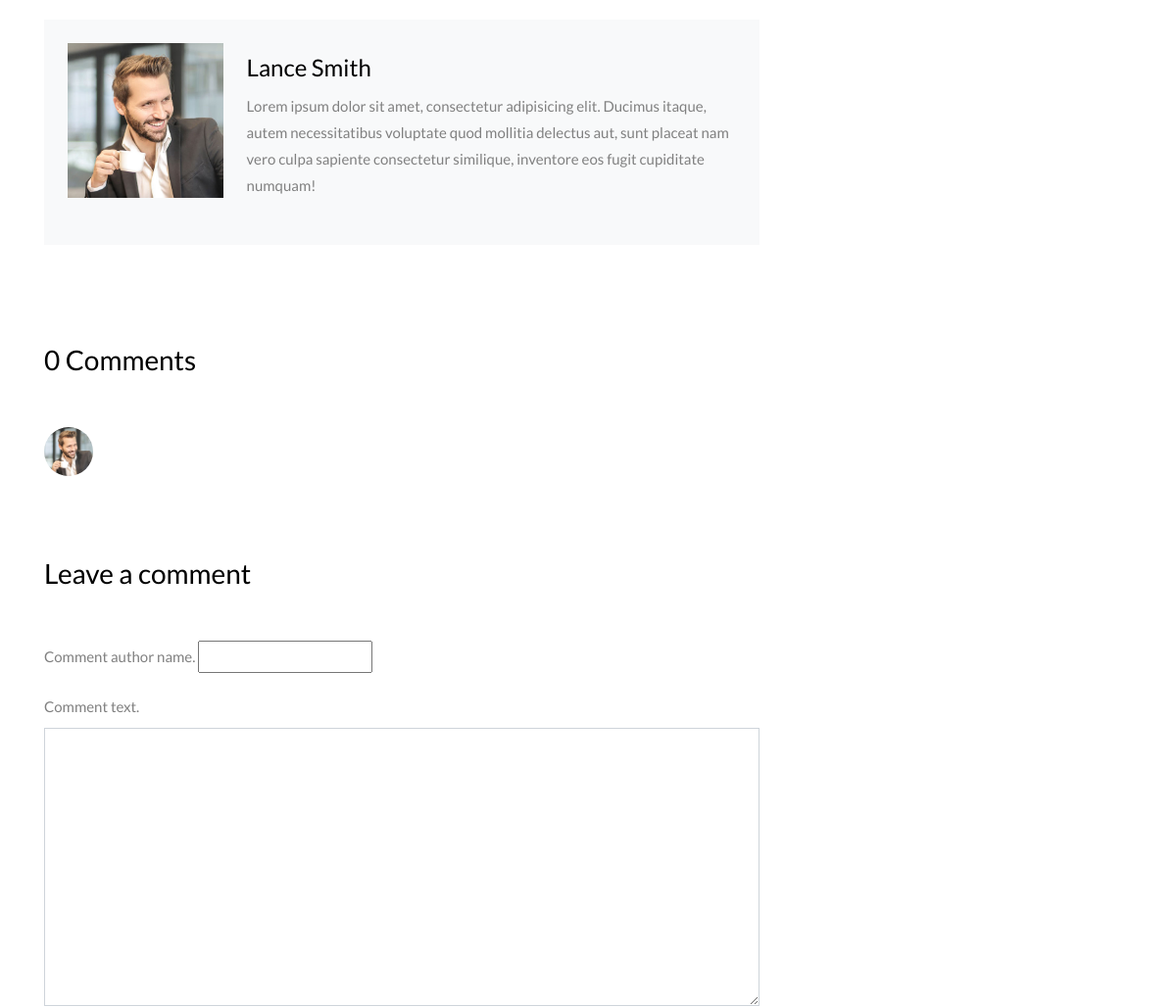
Page /blog/blogsingle/1/ (middle part) on the earlier database version.
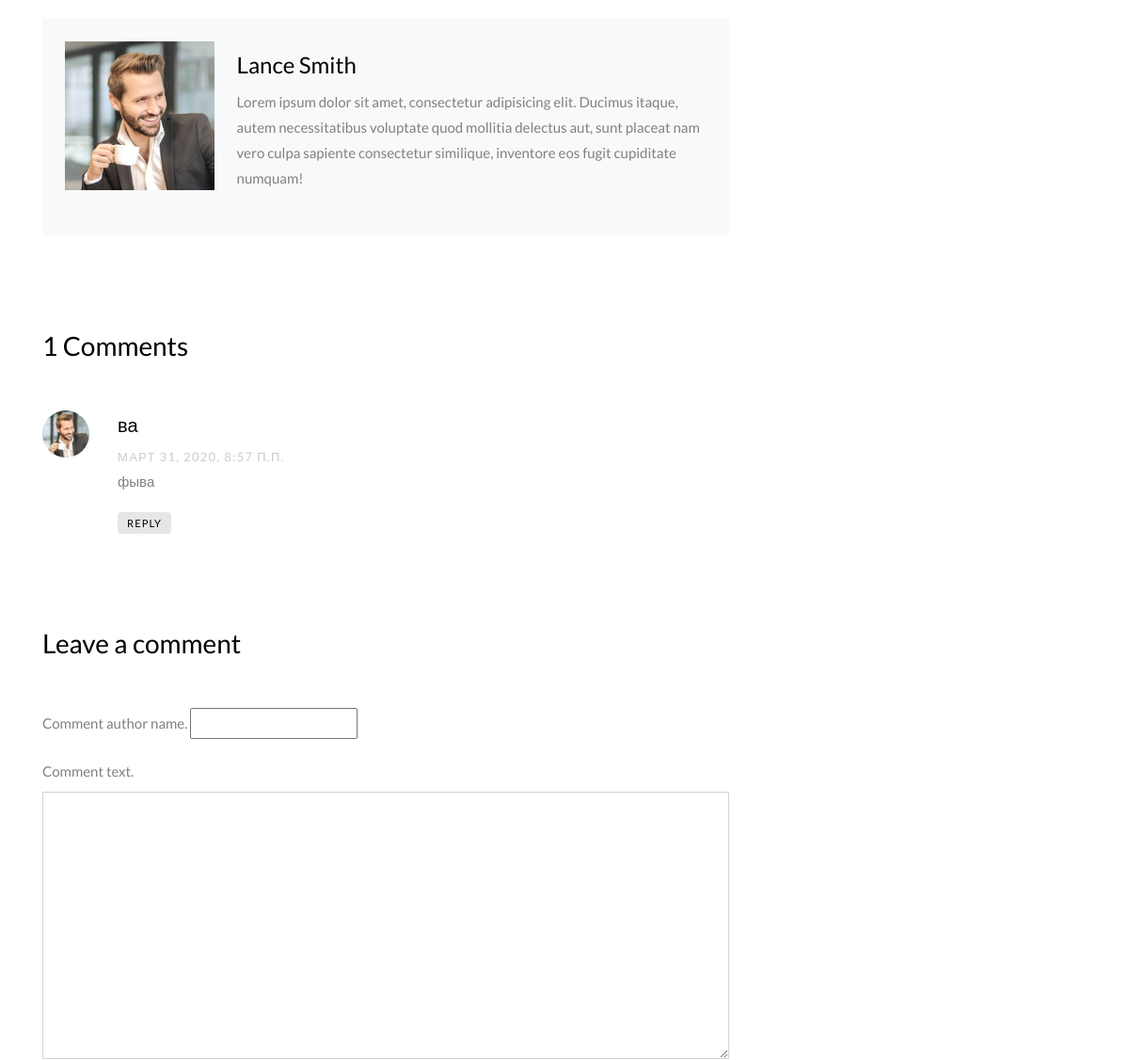
Same page on the later database version.
### blog/models.py (models this page shows, shortened)
class Article(models.Model):
    def path_uploa(self, filename):
        return os.path.join(
            "articles",
            strftime("%Y/%m"),
            self.name.replace(" ", "_"),
            filename,
        )
    name = models.CharField(max_length=100, verbose_name="Article name.")
    description = models.TextField(verbose_name="Article text.")
    author = models.CharField(max_length=20, verbose_name="Author name.")
    image = models.ImageField(
        upload_to=path_uploa, verbose_name="Article image."
    )
    add_time = models.DateTimeField(
        auto_now_add=True, verbose_name="Post time."
    )
    is_active = models.BooleanField(
        default=True, verbose_name="Active article."
    )
    class Meta:
        db_table = "articles"
        verbose_name = "Article for blog"
        verbose_name_plural = "Articles for blog"

class Comment(models.Model):
    comment_article = models.ForeignKey(Article, on_delete=models.CASCADE, related_name="comment")
    comment_author = models.CharField(
        max_length=20, verbose_name="Comment author name."
    )
    comment_text = models.CharField(
        max_length=255, verbose_name="Comment text."
    )
    add_time = models.DateTimeField(
        auto_now_add=True, verbose_name="Comment post time."
    )
    class Meta:
        db_table = "articles_comments"
        verbose_name = "Comment for article"
        verbose_name_plural = "Comments for article"

### blog/views.py (the view, shortened to what this page needs)
# urls.py: path("blogsingle/<int:article_id>/", blog.blog_single, name="blogsingle"),
def blog_single(request, article_id):
    blogpost = Article.objects.get(id=article_id)
    blogrecent = Article.objects.all().order_by('-add_time')[:3]
    last_comment = blogpost.comment.all().order_by('-id')[:10]
    comment_form = CommentForm(
        initial={
            "comment_article": blogpost
        }
    )
    context = {
        "blogsingle": blogpost,
        "blogrecent": blogrecent,
        "last_comment": last_comment,
        "comment_form": comment_form
    }
    return render(request, "blog-single.html", context)

### blog/forms.py (shortened to what this page needs)
class CommentForm(forms.ModelForm):
    class Meta:
        model = models.Comment
        fields = "__all__"
        exclude = ["add_time"]
        widgets = {
            "comment_article": forms.HiddenInput(),
            "comment_text": forms.Textarea(
                attrs={
                    "id": "message",
                    "class": "form-control"
                }
            )
        }

### e_shop/templatetags/tags.py (called while the page is built)
@register.simple_tag
def media(value):
    return settings.MEDIA_URL + value.name

### blog/templates/blog-single.html (shortened to what this page needs)
{% extends "base.html" %}
{% load static tags %}
{% block blogsingle %}
{% include "blog_modules/bs-article.html" %}
            <div class="about-author d-flex p-4 bg-light">
              <div class="bio align-self-md-center mr-4">
                <img src="{% static 'e_shop/img/person_1.jpg' %}" alt="Image placeholder" class="img-fluid mb-4">
              </div>
              <div class="desc align-self-md-center">
                <h3>Lance Smith</h3>
                <p>Lorem ipsum dolor sit amet, consectetur adipisicing elit. Ducimus itaque, autem necessitatibus voluptate quod mollitia delectus aut, sunt placeat nam vero culpa sapiente consectetur similique, inventore eos fugit cupiditate numquam!</p>
              </div>
            </div>
{% include "blog_modules/bs-leave-a-comments.html"%}
{% include "blog_modules/bs-categoryes.html" %}
          </div>
        </div>
      </div>
    </section>
{% endblock %}

### blog/templates/blog_modules/bs-leave-a-comments.html (shortened to what this page needs)
{% load static %}
<div class="pt-5 mt-5">
    <h3 class="mb-5">{{blogsingle.comment.all.count}} Comments</h3>
    {% include "blog_modules/bs-commentslist.html" %}
    <div class="comment-form-wrap pt-5">
        <h3 class="mb-5">Leave a comment</h3>
        <form action="{% url 'blogsingle' blogsingle.id %}" method="POST"   >
            <div class="form-group">
                <label for="name">{{comment_form.comment_author.label}}</label>
                {{comment_form.comment_author}}
            </div>
            <div class="form-group">
                <label for="message">{{comment_form.comment_text.label}}</label>
                {{comment_form.comment_text}}
            </div>
        </form>
    </div>
</div>

### blog/templates/blog_modules/bs-commentslist.html
{% load static %}
<ul class="comment-list">
    <li class="comment">
        <div class="vcard bio">
            <img src="{% static 'e_shop/img/person_1.jpg' %}" alt="Image placeholder">
        </div>
        {% for last in last_comment %}
        <div class="comment-body">
            <h3>{{ last.comment_author }}</h3>
            <div class="meta">{{ last.add_time }}</div>
            <p>{{ last.comment_text }}</p>
            <p><a href="#" class="reply">Reply</a></p>
        </div>
        {% endfor %}
    </li>
</ul>

Differences in the rows shown:
computed for Article: comment.all.count "0" → "1"
added Comment: comment_author "ва", add_time "МАРТ 31, 2020, 8:57 П.П.", comment_text "фыва"
